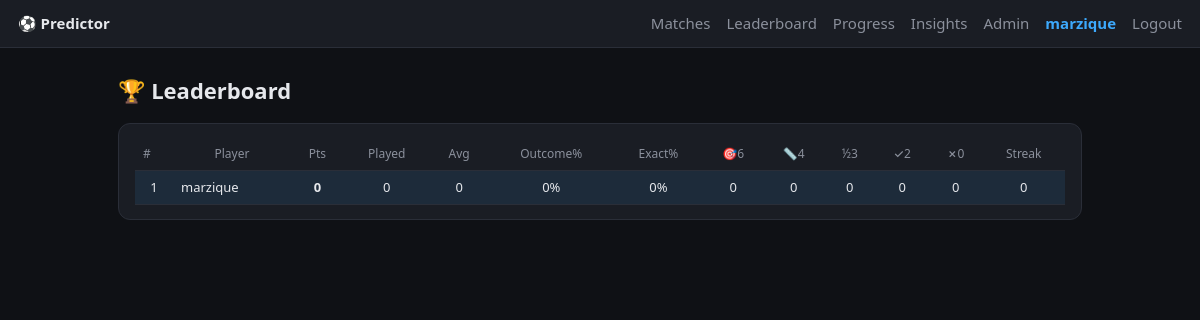
Page /leaderboard (signed in) on the earlier database version.
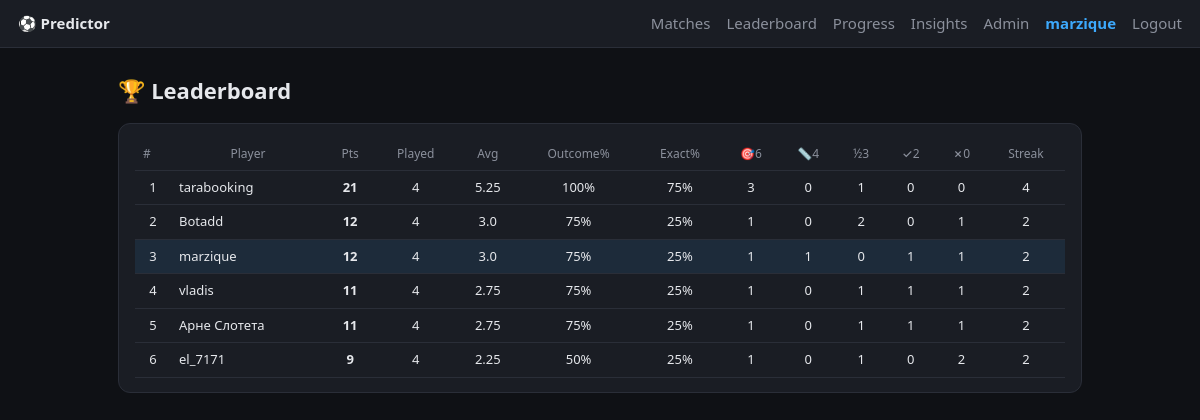
Same page on the later database version.
### tables this page shows
CREATE TABLE users (
    id            INTEGER PRIMARY KEY AUTOINCREMENT,
    username      TEXT UNIQUE NOT NULL,
    password_hash TEXT NOT NULL,
    created_at    TEXT NOT NULL
);

### app.py (the view)
@app.get("/leaderboard", response_class=HTMLResponse)
async def leaderboard(request: Request):
    user = current_user(request)
    if not user:
        return RedirectResponse("/login", status_code=302)
    with connect() as conn:
        _, stats, has_data = build_metrics(conn)
    return render(request, "leaderboard.html",
                  {"user": user, "stats": stats, "has_data": has_data})

### templates/leaderboard.html (shortened to what this page needs)
{% extends "base.html" %}
{% block main_class %}wide{% endblock %}
{% block content %}
<h1>🏆 Leaderboard</h1>
{% if not has_data %}
  <p class="hint">No finished matches yet — standings fill in as results come in.</p>
{% else %}
<div class="card">
  <div class="stats-scroll">
    <table class="stats">
      <thead><tr>
        <th>#</th><th>Player</th><th>Pts</th><th>Played</th><th>Avg</th>
        <th>Outcome%</th><th>Exact%</th>
        <th>🎯6</th><th>📏4</th><th>½3</th><th>✓2</th><th>✗0</th>
        <th>Streak</th>
      </tr></thead>
      <tbody>
      {% for s in stats %}
        <tr class="{{ 'me-row' if s['name'] == user['username'] else '' }}">
          <td>{{ loop.index }}</td>
          <td class="who">{{ s["name"] }}</td>
          <td><b>{{ s["total"] }}</b></td>
          <td>{{ s["played"] }}</td>
          <td>{{ s["avg"] }}</td>
          <td>{{ s["acc"] }}%</td>
          <td>{{ s["exact_pct"] }}%</td>
          <td>{{ s["t6"] }}</td><td>{{ s["t4"] }}</td><td>{{ s["t3"] }}</td>
          <td>{{ s["t2"] }}</td><td>{{ s["t0"] }}</td>
          <td>{{ s["streak"] }}</td>
        </tr>
      {% endfor %}
      </tbody>
    </table>
  </div>
</div>
{% endif %}
{% endblock %}

### templates/base.html (shortened to what this page needs)
<!doctype html>
<html lang="en">
<head>
  <link rel="stylesheet" href="/static/style.css">
</head>
<body>
  <header>
    <a href="/" class="brand">⚽ Predictor</a>
    {% if user %}
    <nav>
      <a href="/">Matches</a>
      <a href="/leaderboard">Leaderboard</a>
      <a href="/progress">Progress</a>
      <a href="/insights">Insights</a>
      {% if is_admin %}<a href="/admin">Admin</a>{% endif %}
      <span class="me">{{ user["username"] }}</span>
      <a href="/logout">Logout</a>
    </nav>
    {% endif %}
  </header>
  <main class="{% block main_class %}{% endblock %}">
    {% block content %}{% endblock %}
  </main>
</body>
</html>

Differences in the rows shown:
computed for users "marzique": total "0" → "12"; played "0" → "4"; avg "0" → "3.0"; acc "0" → "75"; exact_pct "0" → "25"; t6 "0" → "1"; t4 "0" → "1"; t2 "0" → "1"; t0 "0" → "1"; streak "0" → "2"
added users: name "tarabooking", total "21", played "4", avg "5.25", acc "100", exact_pct "75", t6 "3", t4 "0", t3 "1", t2 "0", t0 "0", streak "4"
added users: name "Botadd", total "12", played "4", avg "3.0", acc "75", exact_pct "25", t6 "1", t4 "0", t3 "2", t2 "0", t0 "1", streak "2"
added users: name "vladis", total "11", played "4", avg "2.75", acc "75", exact_pct "25", t6 "1", t4 "0", t3 "1", t2 "1", t0 "1", streak "2"
added users: name "Арне Слотета", total "11", played "4", avg "2.75", acc "75", exact_pct "25", t6 "1", t4 "0", t3 "1", t2 "1", t0 "1", streak "2"
added users: name "el_7171", total "9", played "4", avg "2.25", acc "50", exact_pct "25", t6 "1", t4 "0", t3 "1", t2 "0", t0 "2", streak "2"
